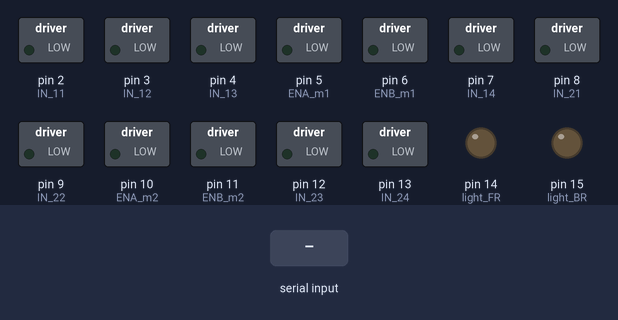
A sketch run on a simulated Arduino Uno, built with avr-gcc and run on an emulated ATmega328P. Shown: switched loads named in the sketch (green lamp = pin HIGH), output pins drawn as LEDs (lit = HIGH). The inputs (shaded band) are chosen by the test bench.

Above: at 1.2 s.
1.3 s: "F" received over Serial
At 2.5 s:
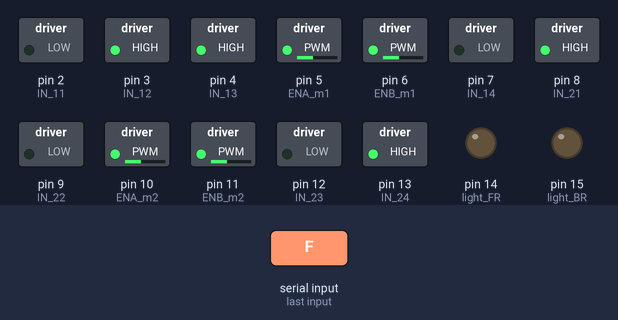
2.8 s: byte 50 ('2') received over Serial
At 3.6 s:
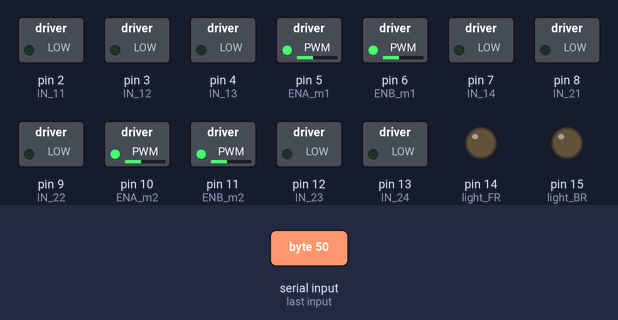
4.3 s: byte 51 ('3') received over Serial
At 4.8 s:
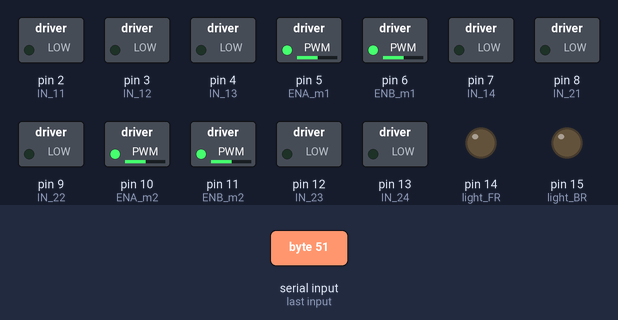
5.8 s: "B" received over Serial
At 7.0 s:
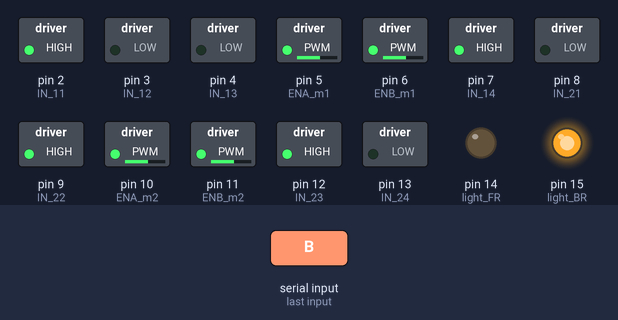
7.3 s: "L" received over Serial
At 8.2 s:
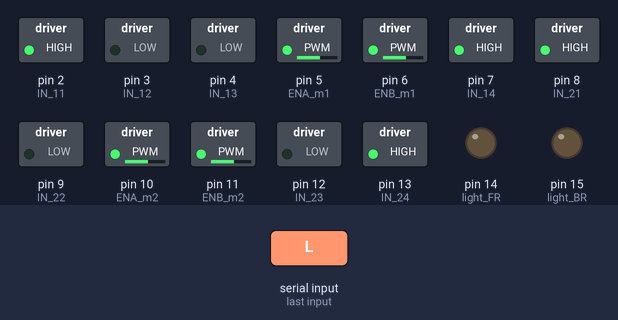
8.8 s: "R" received over Serial
At 9.4 s:
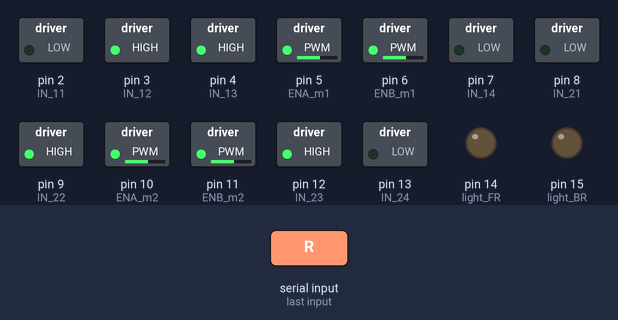
Timing chart, 0 to 11.3 s (numbered marks = the images above; inputs shaded):
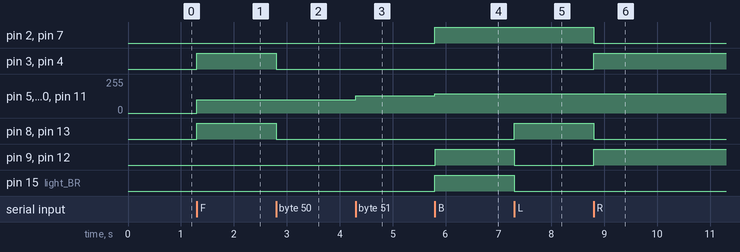

The sketch:

Bluetooth_Arduino_Car.ino
```cpp
#define light_FR  14    //LED Front Right   pin A0 for Arduino Uno
#define light_BR  15    //LED Back Right    pin A1 for Arduino Uno
#define horn_Buzz 16    //Horn Buzzer       pin A2 for Arduino Uno
#define parking_Light 17    //Parking Light       pin A3 for Arduino Uno
#define ENA_m1 5        // Enable/speed motor Front Right
#define ENB_m1 6        // Enable/speed motor Back Right
#define ENA_m2 10       // Enable/speed motor Front Left
#define ENB_m2 11       // Enable/speed motor Back Left
#define IN_11  2        // L298N #1 in 1 motor Front Right
#define IN_12  3        // L298N #1 in 2 motor Front Right
#define IN_13  4        // L298N #1 in 3 motor Back Right
#define IN_14  7        // L298N #1 in 4 motor Back Right
#define IN_21  8        // L298N #2 in 1 motor Front Left
#define IN_22  9        // L298N #2 in 2 motor Front Left
#define IN_23  12       // L298N #2 in 3 motor Back Left
#define IN_24  13       // L298N #2 in 4 motor Back Left
int command;            //Int to store app command state.
int speedCar = 100;     // 50 - 255.
int speed_Coeff = 4;
boolean lightFront = false;
boolean lightBack = false;
boolean horn = false;
boolean parkingLight = false;
void setup() {
    pinMode(light_FR, OUTPUT);
    pinMode(light_BR, OUTPUT);
    pinMode(horn_Buzz, OUTPUT);
    pinMode(parking_Light, OUTPUT);
    pinMode(ENA_m1, OUTPUT);
    pinMode(ENB_m1, OUTPUT);
    pinMode(ENA_m2, OUTPUT);
    pinMode(ENB_m2, OUTPUT);
    pinMode(IN_11, OUTPUT);
    pinMode(IN_12, OUTPUT);
    pinMode(IN_13, OUTPUT);
    pinMode(IN_14, OUTPUT);
    pinMode(IN_21, OUTPUT);
    pinMode(IN_22, OUTPUT);
    pinMode(IN_23, OUTPUT);
    pinMode(IN_24, OUTPUT);
  Serial.begin(9600);
  }
void goAhead(){
      digitalWrite(IN_11, LOW);
      digitalWrite(IN_12, HIGH);
      analogWrite(ENA_m1, speedCar);
      digitalWrite(IN_13, HIGH);
      digitalWrite(IN_14, LOW);
      analogWrite(ENB_m1, speedCar);
      digitalWrite(IN_21, HIGH);
      digitalWrite(IN_22, LOW);
      analogWrite(ENA_m2, speedCar);
      digitalWrite(IN_23, LOW);
      digitalWrite(IN_24, HIGH);
      analogWrite(ENB_m2, speedCar);
  }
void goBack(){
      digitalWrite(light_BR, HIGH); digitalWrite(light_BR, HIGH);
      digitalWrite(IN_11, HIGH);
      digitalWrite(IN_12, LOW);
      analogWrite(ENA_m1, speedCar);
      digitalWrite(IN_13, LOW);
      digitalWrite(IN_14, HIGH);
      analogWrite(ENB_m1, speedCar);
      digitalWrite(IN_21, LOW);
      digitalWrite(IN_22, HIGH);
      analogWrite(ENA_m2, speedCar);
      digitalWrite(IN_23, HIGH);
      digitalWrite(IN_24, LOW);
      analogWrite(ENB_m2, speedCar);
  }
void goRight(){
      digitalWrite(IN_11, LOW);
      digitalWrite(IN_12, HIGH);
      analogWrite(ENA_m1, speedCar);
      digitalWrite(IN_13, HIGH);
      digitalWrite(IN_14, LOW);
      analogWrite(ENB_m1, speedCar);
      digitalWrite(IN_21, LOW);
      digitalWrite(IN_22, HIGH);
      analogWrite(ENA_m2, speedCar);
      digitalWrite(IN_23, HIGH);
      digitalWrite(IN_24, LOW);
      analogWrite(ENB_m2, speedCar);
  }
void goLeft(){
      digitalWrite(IN_11, HIGH);
      digitalWrite(IN_12, LOW);
      analogWrite(ENA_m1, speedCar);
      digitalWrite(IN_13, LOW);
      digitalWrite(IN_14, HIGH);
      analogWrite(ENB_m1, speedCar);
      digitalWrite(IN_21, HIGH);
      digitalWrite(IN_22, LOW);
      analogWrite(ENA_m2, speedCar);
      digitalWrite(IN_23, LOW);
      digitalWrite(IN_24, HIGH);
      analogWrite(ENB_m2, speedCar);
  }
void goAheadRight(){
      digitalWrite(IN_11, HIGH);
      digitalWrite(IN_12, LOW);
      analogWrite(ENA_m1, speedCar/speed_Coeff);
      digitalWrite(IN_13, LOW);
      digitalWrite(IN_14, HIGH);
      analogWrite(ENB_m1, speedCar/speed_Coeff);
      digitalWrite(IN_21, LOW);
      digitalWrite(IN_22, HIGH);
      analogWrite(ENA_m2, speedCar);
      digitalWrite(IN_23, HIGH);
      digitalWrite(IN_24, LOW);
      analogWrite(ENB_m2, speedCar);
  }
void goAheadLeft(){
      digitalWrite(IN_11, HIGH);
      digitalWrite(IN_12, LOW);
      analogWrite(ENA_m1, speedCar);
      digitalWrite(IN_13, LOW);
      digitalWrite(IN_14, HIGH);
      analogWrite(ENB_m1, speedCar);
      digitalWrite(IN_21, LOW);
      digitalWrite(IN_22, HIGH);
      analogWrite(ENA_m2, speedCar/speed_Coeff);
      digitalWrite(IN_23, HIGH);
      digitalWrite(IN_24, LOW);
      analogWrite(ENB_m2, speedCar/speed_Coeff);
  }
void goBackRight(){
      digitalWrite(IN_11, LOW);
      digitalWrite(IN_12, HIGH);
      analogWrite(ENA_m1, speedCar/speed_Coeff);
      digitalWrite(IN_13, HIGH);
      digitalWrite(IN_14, LOW);
      analogWrite(ENB_m1, speedCar/speed_Coeff);
      digitalWrite(IN_21, HIGH);
      digitalWrite(IN_22, LOW);
      analogWrite(ENA_m2, speedCar);
      digitalWrite(IN_23, LOW);
      digitalWrite(IN_24, HIGH);
      analogWrite(ENB_m2, speedCar);
  }
void goBackLeft(){
      digitalWrite(IN_11, LOW);
      digitalWrite(IN_12, HIGH);
      analogWrite(ENA_m1, speedCar);
      digitalWrite(IN_13, HIGH);
      digitalWrite(IN_14, LOW);
      analogWrite(ENB_m1, speedCar);
      digitalWrite(IN_21, HIGH);
      digitalWrite(IN_22, LOW);
      analogWrite(ENA_m2, speedCar/speed_Coeff);
      digitalWrite(IN_23, LOW);
      digitalWrite(IN_24, HIGH);
      analogWrite(ENB_m2, speedCar/speed_Coeff);
  }
void stopRobot(){
      digitalWrite(IN_11, LOW);
      digitalWrite(IN_12, LOW);
      analogWrite(ENA_m1, speedCar);
      digitalWrite(IN_13, LOW);
      digitalWrite(IN_14, LOW);
      analogWrite(ENB_m1, speedCar);
      digitalWrite(IN_21, LOW);
      digitalWrite(IN_22, LOW);
      analogWrite(ENA_m2, speedCar);
      digitalWrite(IN_23, LOW);
      digitalWrite(IN_24, LOW);
      analogWrite(ENB_m2, speedCar);
  }
void loop(){
if (Serial.available() > 0) {
  command = Serial.read();
  stopRobot();      //Initialize with motors stopped.
if (lightFront) {digitalWrite(light_FR, HIGH);}
if (!lightFront) {digitalWrite(light_FR, LOW);}
if (lightBack) {digitalWrite(light_BR, HIGH);}
if (!lightBack) {digitalWrite(light_BR, LOW);}
if (horn) {digitalWrite(horn_Buzz, HIGH);}
if (!horn) {digitalWrite(horn_Buzz, LOW);}
if (parkingLight) {digitalWrite(parking_Light, HIGH);}
if (!parkingLight) {digitalWrite(parking_Light, LOW);}
switch (command) {
case 'F':goAhead();break;
case 'B':goBack();break;
case 'L':goLeft();break;
case 'R':goRight();break;
case 'I':goAheadRight();break;
case 'G':goAheadLeft();break;
case 'J':goBackRight();break;
case 'H':goBackLeft();break;
case '0':speedCar = 100;break;
case '1':speedCar = 115;break;
case '2':speedCar = 130;break;
case '3':speedCar = 145;break;
case '4':speedCar = 160;break;
case '5':speedCar = 175;break;
case '6':speedCar = 190;break;
case '7':speedCar = 205;break;
case '8':speedCar = 220;break;
case '9':speedCar = 235;break;
case 'q':speedCar = 255;break;
case 'W':lightFront = true;break;
case 'w':lightFront = false;break;
case 'U':lightBack = true;break;
case 'u':lightBack = false;break;
case 'V':horn = true;break;
case 'v':horn = false;break;
case 'X':parkingLight = true;break;
case 'x':parkingLight = false;break;
}
}
}
```

Measured:
- after the input at 1.3 s, pin 3 (IN_12), pin 4 (IN_13), pin 8 (IN_21), pin 13 (IN_24): LOW → HIGH at once; pin 5 (ENA_m1), pin 6 (ENB_m1), pin 10 (ENA_m2), pin 11 (ENB_m2): 0/255 → 100/255 at once
- after the input at 2.8 s, pin 3 (IN_12), pin 4 (IN_13), pin 8 (IN_21), pin 13 (IN_24): HIGH → LOW at once
- after the input at 4.3 s, pin 5 (ENA_m1), pin 6 (ENB_m1), pin 10 (ENA_m2), pin 11 (ENB_m2): 100/255 → 130/255 at once
- after the input at 5.8 s, pin 2 (IN_11), pin 7 (IN_14), pin 9 (IN_22), pin 12 (IN_23), pin 15 (light_BR): LOW → HIGH at once; pin 5 (ENA_m1), pin 6 (ENB_m1), pin 10 (ENA_m2), pin 11 (ENB_m2): 130/255 → 145/255 at once
- after the input at 7.3 s, pin 8 (IN_21), pin 13 (IN_24): LOW → HIGH at once; pin 9 (IN_22), pin 12 (IN_23), pin 15 (light_BR): HIGH → LOW at once
- after the input at 8.8 s, pin 2 (IN_11), pin 7 (IN_14), pin 8 (IN_21), pin 13 (IN_24): HIGH → LOW at once; pin 3 (IN_12), pin 4 (IN_13), pin 9 (IN_22), pin 12 (IN_23): LOW → HIGH at once
